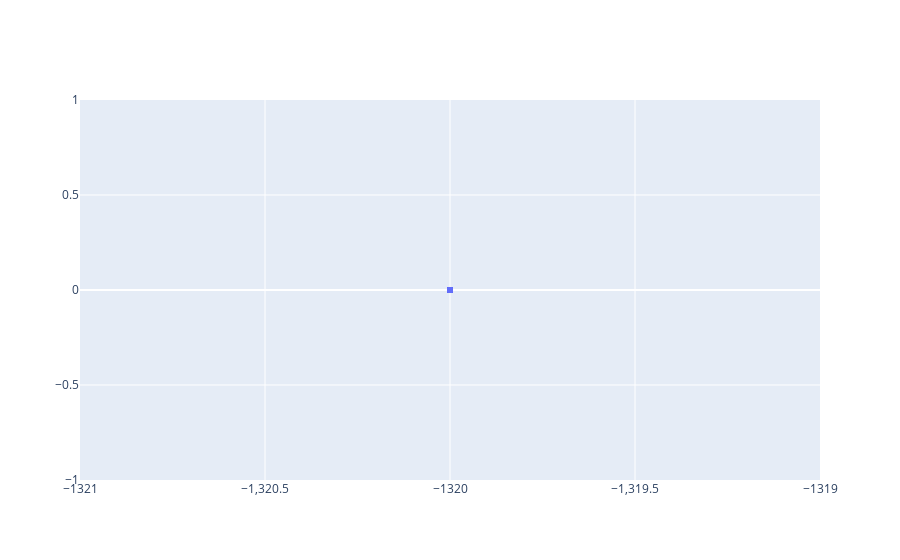

Notebook cell for this chart:
### Code cell
resultados = results.F.T
fig = go.Figure(data=go.Scatter(x=resultados[0], y=resultados[1], mode='markers'))
fig.show()

### Figure 1 — Plotly figure (JSON) as saved in the notebook; plotly's stock layout.template omitted (floating-point values rounded to 4 significant figures)
{"data": [{"mode": "markers", "type": "scatter", "x": [-1320, -1320, -1320, -1320, -1320, -1320, -1320, -1320, -1320, -1320, -1320, -1320, -1320, -1320, -1320, -1320, -1320, -1320, -1320, -1320, -1320, -1320, -1320, -1320, -1320, -1320, -1320, -1320, -1320, -1320, -1320, -1320, -1320, -1320, -1320, -1320, -1320, -1320, -1320, -1320, -1320, -1320, -1320, -1320, -1320, -1320, -1320, -1320, -1320, -1320], "y": [0, 0, 0, 0, 0, 0, 0, 0, 0, 0, 0, 0, 0, 0, 0, 0, 0, 0, 0, 0, 0, 0, 0, 0, 0, 0, 0, 0, 0, 0, 0, 0, 0, 0, 0, 0, 0, 0, 0, 0, 0, 0, 0, 0, 0, 0, 0, 0, 0, 0]}], "layout": {}}
